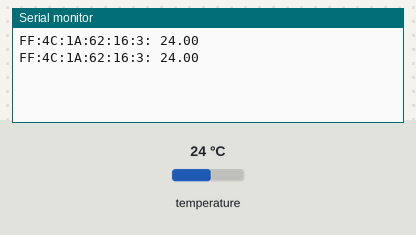
The sketch below on a simulated Arduino Uno, built with avr-gcc and run on an emulated ATmega328P. Shown: the last lines printed to the serial monitor. The test bench sets the inputs (shaded band); at power-on: temperature 24 °C.

Above: at 1.8 s.
1.9 s: temperature set to 12 °C
At 2.4 s:
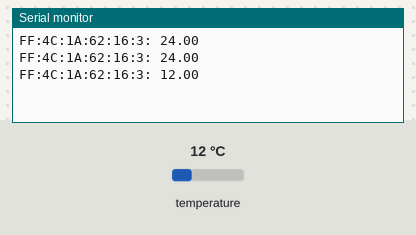
3.4 s: temperature set to 19 °C
At 5.0 s:
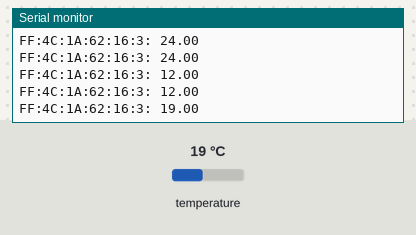
Timing chart, 0 to 6.5 s (numbered marks = the images above; inputs shaded):
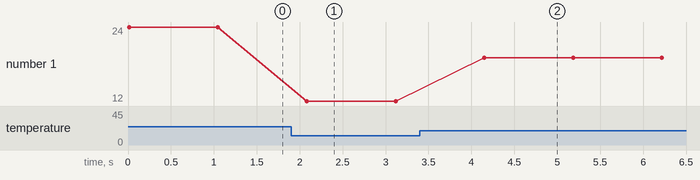

The sketch:

TempAnduriTuvastamine.ino
```cpp
/*
 * Temperatuurianduri DS18B20 tuvastamine
 *
 * Leiab digitallklemmi 3 külge kinnitatud temperatuurianduri(te) aadressi(d) ja arvutab välja nende mõõtmistulemused.
 */


#include <OneWire.h>

OneWire ds(3);


void setup() {
  Serial.begin(9600);
}


void loop() {
  byte i;
  byte present = 0;
  byte done = 0;
  byte data[12];
  byte addr[8];

  while ( !done ) {
    if ( ds.search(addr) != 1) {
      ds.reset_search();
      done = 1;
      return;
    } else {
      // trükime välja anduri aadressi
      for( i = 1; i < 7; i++) {
        Serial.print(addr[i], HEX);
        Serial.print(":");
      }
      Serial.print(" ");
      // pärime temperatuuri ja trükime selle välja
      Serial.print(temperatuur(addr));
      Serial.println();
    }
    delay(1000);
  }
}

// andes ette anduri aadressi, tagastab see funtsioon temperatuuri
float temperatuur(uint8_t* addr) {
  byte i;
  byte data[12];
  int temp;
  // leiame anduri üles
  ds.search(addr);
  // alustame mõõtmist
  ds.write(0x44, 0); // parasiittoite välja lülitamine
  //delay(850); // vajalik ainult parasiittoitega
  ds.reset();
  ds.select(addr);
  // anduri registri lugemise käsklus
  ds.write(0xBE);
  // võtame vastu 9 baiti andmeid
  for ( i = 0; i < 9; i++) {
    data[i] = ds.read();
  }
  ds.reset_search();
  // paneme need kokku
  temp = ( (data[1] << 8) + data[0] );
  // kontrollime, kas väärtus on negatiivne
  if (temp & 0x8000) {
    // komplementaarväärtus
    temp = (temp ^ 0xffff) + 1;
    temp |= 0x8000; // sätime esimese biti kõrgeks
  }
  // arvutame väärtuse celsiuse kraadides
  float temperatuur = (float)temp / 16;
  return temperatuur; // tagastame tulemuse
}
```

Measured:
- after the input at 1.9 s, the serial monitor: prints a new line after 0.18 s (image 1)
- after the input at 3.4 s, the serial monitor: prints a new line after 0.75 s (image 2)
- plotted number 1: 24 → 12 after the input at 1.9 s, 12 → 19 after the input at 3.4 s
